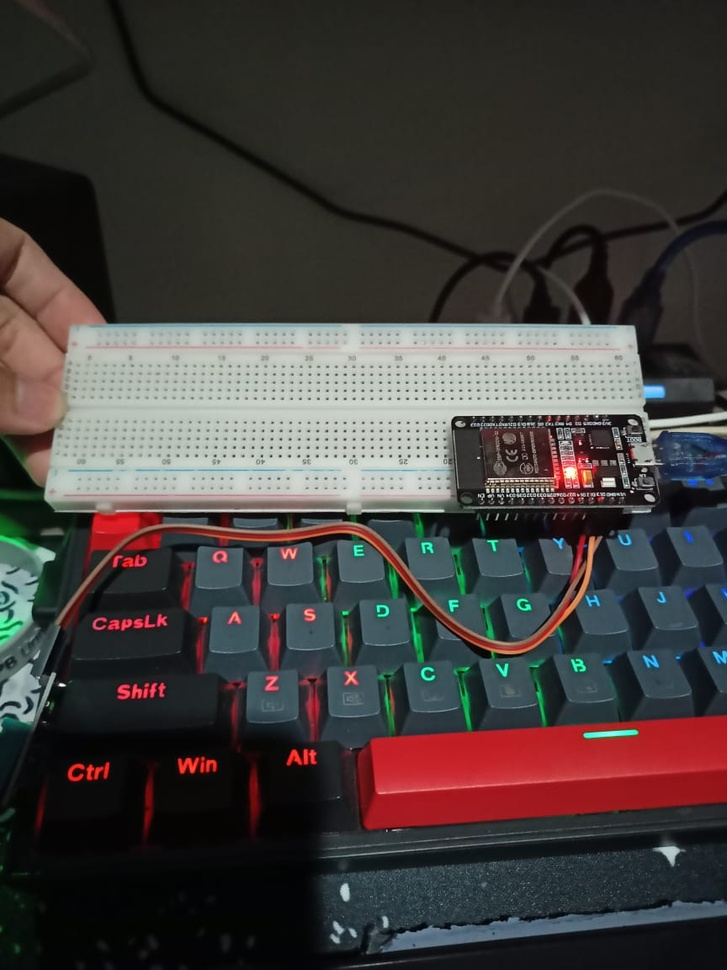
#> input picture Stage3/Tugas Teknik/Foto Fisik Rangkaian.jpg, 727 x 970 px, shrunk from 864 x 1152 before the run, given in place of the camera
$ python motion_capture.py
#> lines starting #> are read from the running program, lines starting #| are printed output that depends on the picture
#> further down, background is the input picture: shape (970, 727, 3); mean B, G, R 60.9, 62.6, 67.8
import cv2
import numpy as np
import requests

SERVER_URL = 'http://localhost:5000/sensor_data'

def send_data_to_server(data):
    response = requests.post(SERVER_URL, json={'sensor_data': data.tolist()})
    if response.status_code == 200:
        print('Data berhasil dikirim:', response.json())
    else:
        print('Gagal mengirim data:', response.text)

def detect_motion(frame, background):
    gray_frame = cv2.cvtColor(frame, cv2.COLOR_BGR2GRAY)
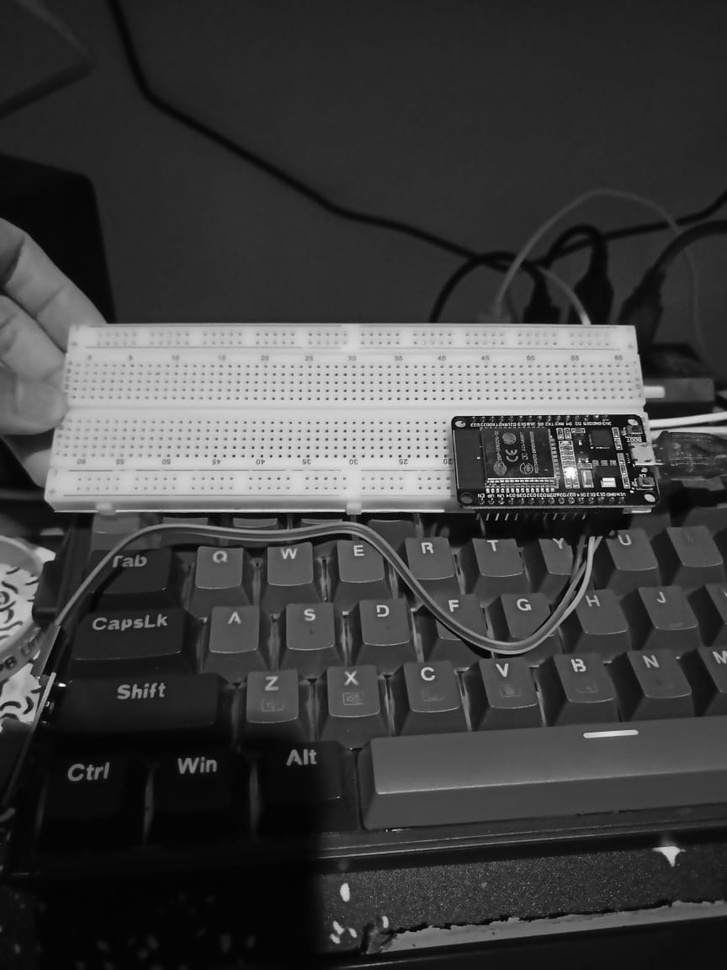
#> gray_frame: shape (970, 727); min 0, max 255, mean 63.9
    gray_background = cv2.cvtColor(background, cv2.COLOR_BGR2GRAY)
    diff = cv2.absdiff(gray_background, gray_frame)
#> diff: shape (970, 727); every value is 0
    _, thresh = cv2.threshold(diff, 25, 255, cv2.THRESH_BINARY)
    contours, _ = cv2.findContours(thresh, cv2.RETR_EXTERNAL, cv2.CHAIN_APPROX_SIMPLE)
#> contours = []
    return contours

cap = cv2.VideoCapture(0)
ret, background = cap.read()

while cap.isOpened():
    ret, frame = cap.read()
    if not ret:
        break

    contours = detect_motion(frame, background)
#> contours = []
    for contour in contours:
        if cv2.contourArea(contour) > 1000:
            x, y, w, h = cv2.boundingRect(contour)
            cv2.rectangle(frame, (x, y), (x + w, y + h), (0, 255, 0), 2)
            motion_data = np.array([x, y, w, h])
            send_data_to_server(motion_data)
#> this loop made 0 passes

    cv2.imshow('Motion Detection', frame)
    if cv2.waitKey(1) & 0xFF == ord('q'):
#> (key q is pressed here)
        break
    ret, background = cap.read()

cap.release()
cv2.destroyAllWindows()

$ run again, on Stage3/Tugas Teknik/WhatsApp Image 2024-05-28 at 14.44.29_d0d7baa7.jpg
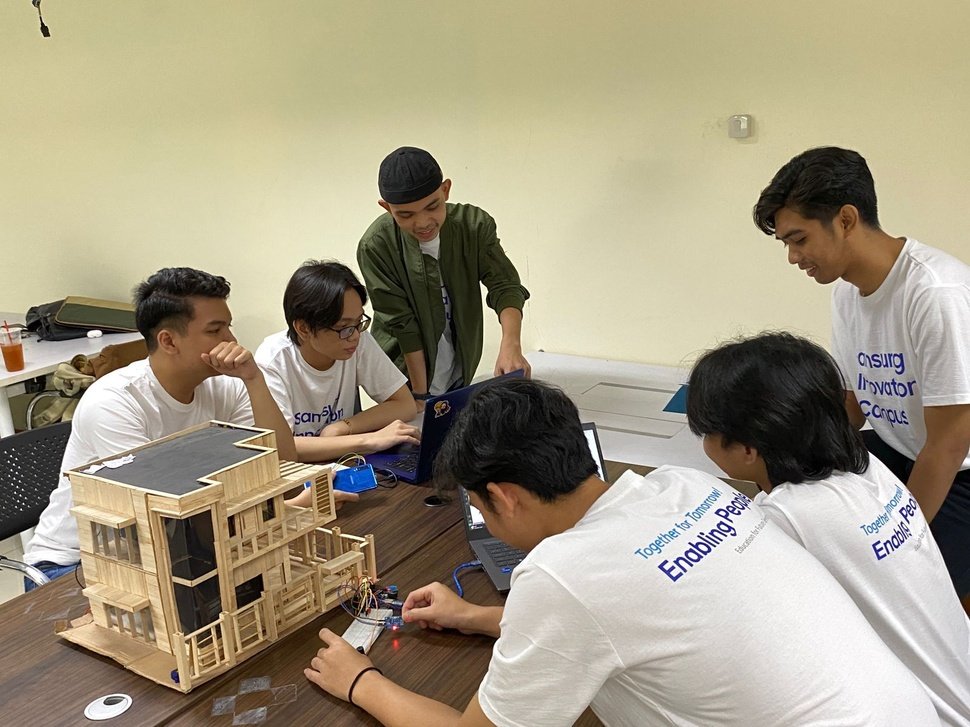
#> input picture Stage3/Tugas Teknik/WhatsApp Image 2024-05-28 at 14.44.29_d0d7baa7.jpg, 970 x 727 px, shrunk from 1600 x 1200 before the run, given in place of the camera
#> background is the input picture: shape (727, 970, 3); mean B, G, R 131.6, 154.3, 163.9
#> in detect_motion, `gray_frame = cv2.cvtColor(frame, cv2.COLOR_BGR2GRAY)`:
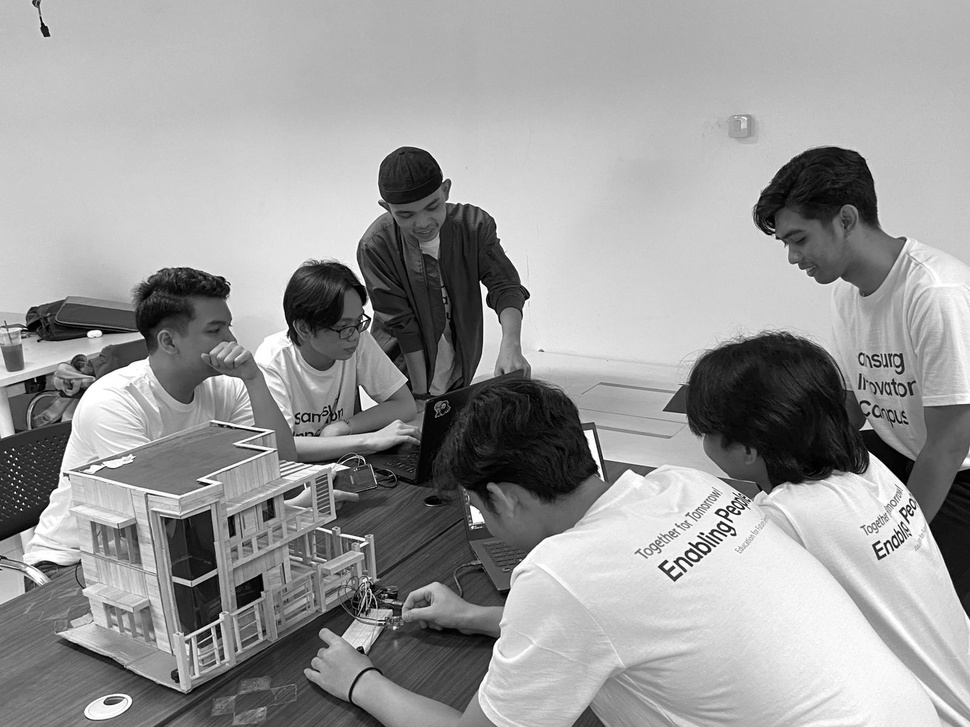
#> gray_frame: shape (727, 970); min 0, max 255, mean 154.6
#> diff: shape (727, 970); every value is 0
#> in detect_motion, `contours, _ = cv2.findContours(thresh, cv2.RETR_EXTERNAL, cv2.CHAIN_AP..`: contours = []

$ run again, on Stage3/Tugas Teknik/WhatsApp Image 2024-05-28 at 14.45.25_0fea83c7.jpg
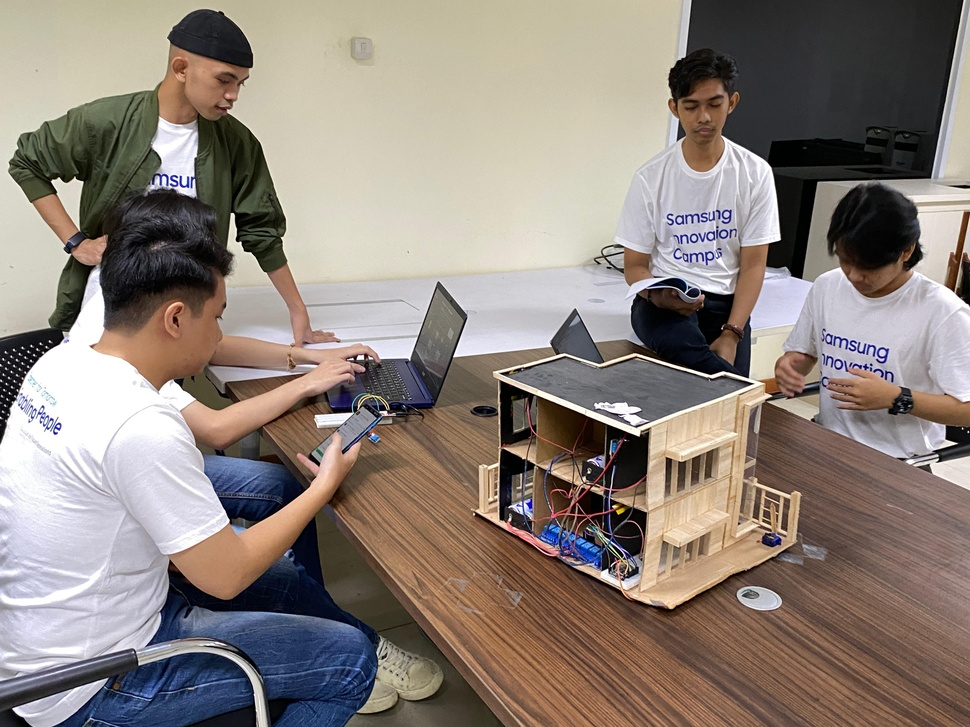
#> input picture Stage3/Tugas Teknik/WhatsApp Image 2024-05-28 at 14.45.25_0fea83c7.jpg, 970 x 727 px, shrunk from 4032 x 3024 before the run, given in place of the camera
#> background is the input picture: shape (727, 970, 3); mean B, G, R 122.7, 130.3, 141.4
#> in detect_motion, `gray_frame = cv2.cvtColor(frame, cv2.COLOR_BGR2GRAY)`:
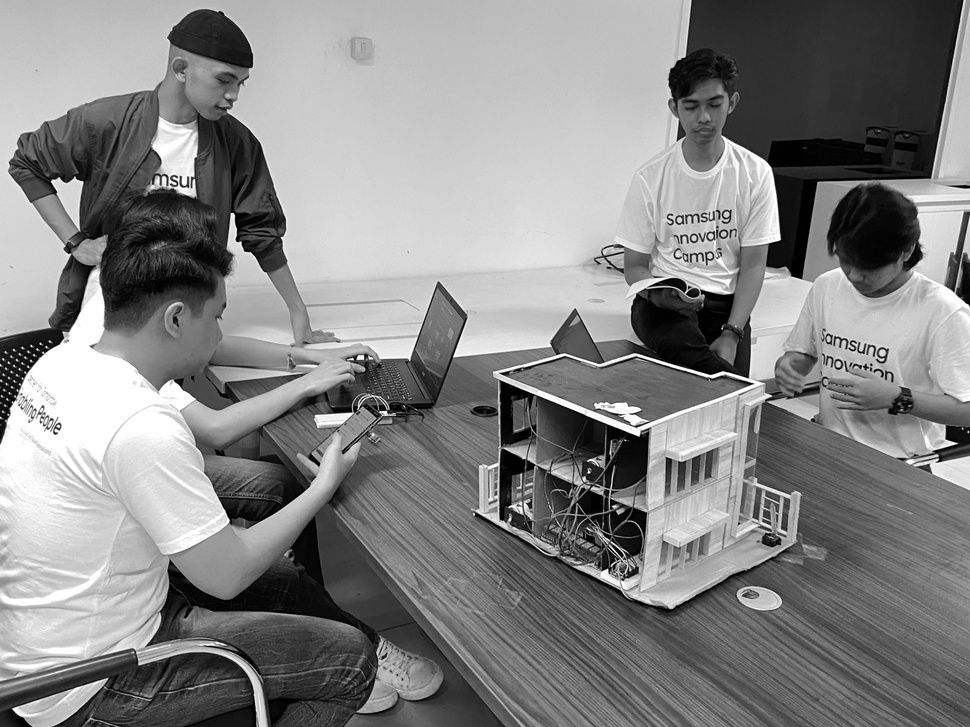
#> gray_frame: shape (727, 970); min 0, max 255, mean 132.8
#> diff: shape (727, 970); every value is 0
#> in detect_motion, `contours, _ = cv2.findContours(thresh, cv2.RETR_EXTERNAL, cv2.CHAIN_AP..`: contours = []

$ run again, on Stage3/Tugas Teknik/WhatsApp Image 2024-05-28 at 14.45.49_e5c5da05.jpg
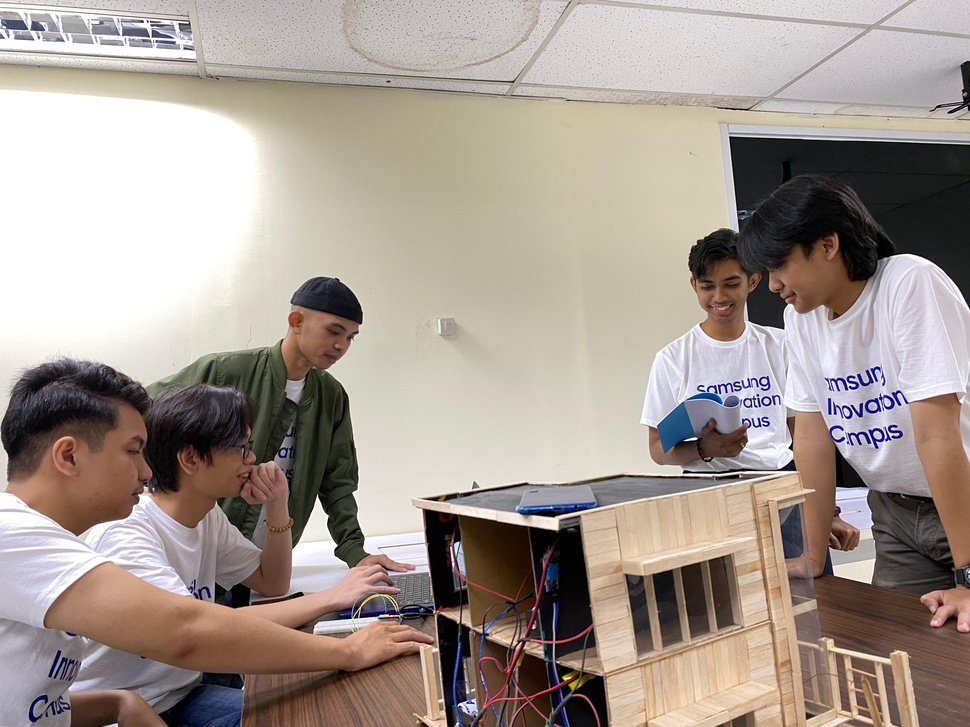
#> input picture Stage3/Tugas Teknik/WhatsApp Image 2024-05-28 at 14.45.49_e5c5da05.jpg, 970 x 727 px, shrunk from 4032 x 3024 before the run, given in place of the camera
#> background is the input picture: shape (727, 970, 3); mean B, G, R 145.6, 153.6, 164.7
#> in detect_motion, `gray_frame = cv2.cvtColor(frame, cv2.COLOR_BGR2GRAY)`:
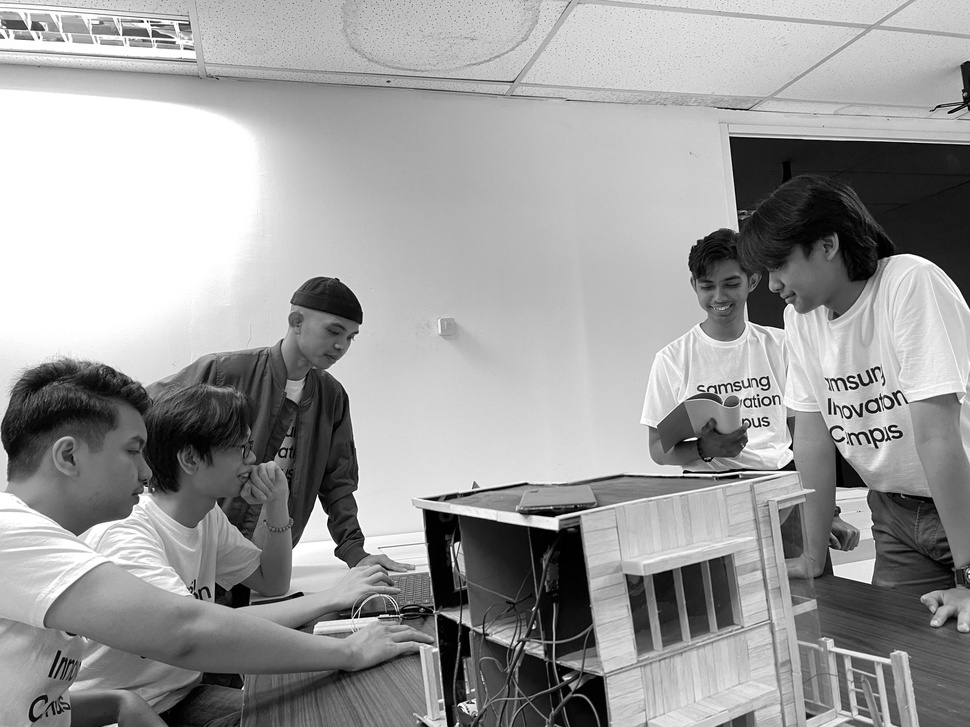
#> gray_frame: shape (727, 970); min 0, max 255, mean 156
#> diff: shape (727, 970); every value is 0
#> in detect_motion, `contours, _ = cv2.findContours(thresh, cv2.RETR_EXTERNAL, cv2.CHAIN_AP..`: contours = []
